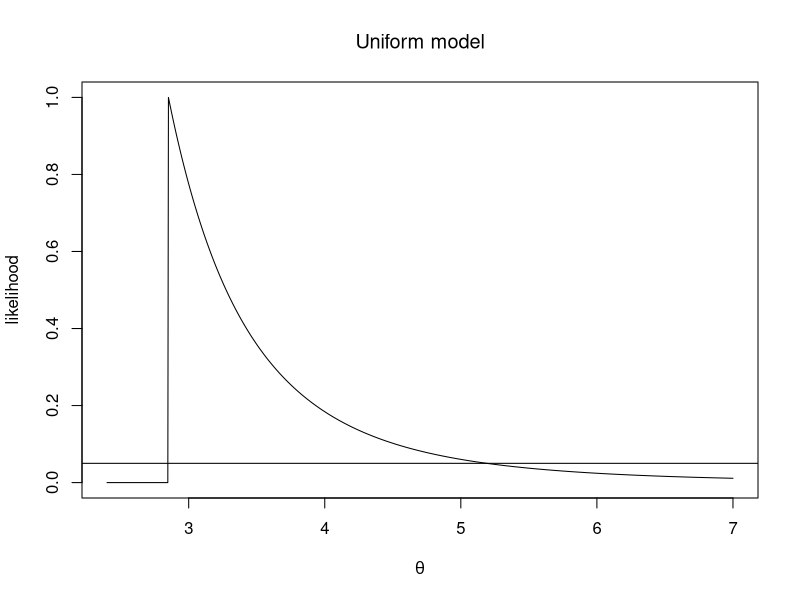

Write R code to recreate this figure.

n<-5
x<- c(2.85,1.51,0.69,0.57,2.29)
theta<- seq(2.4,7,len=1000)

like<- ifelse(theta>max(x),theta^{-n},0)
  like<- like/max(like)

a<- theta[like>.05]
  print(range(a))

plot(theta,like,xlab=expression(theta),
     ylab='likelihood',type='l')
  abline(h=.05)
  title(expression('Uniform model'))

